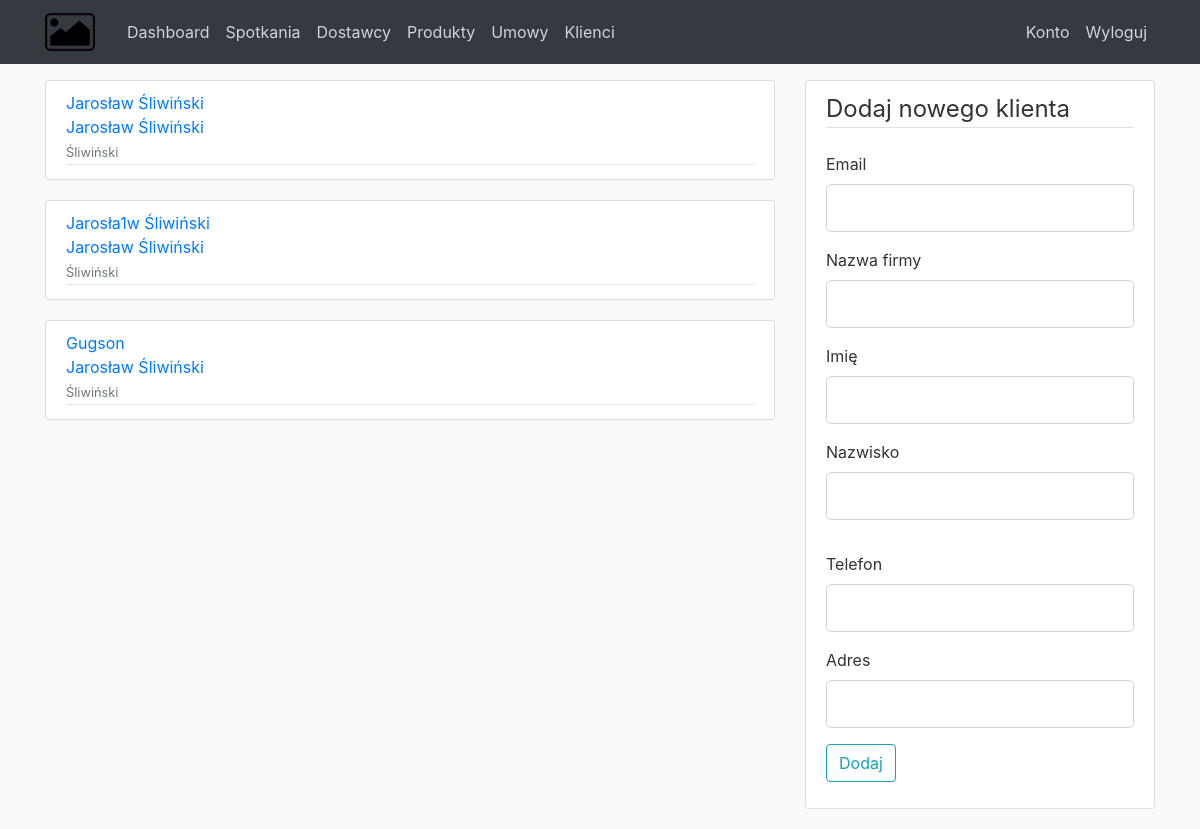
The page /customers on the database as committed earlier.
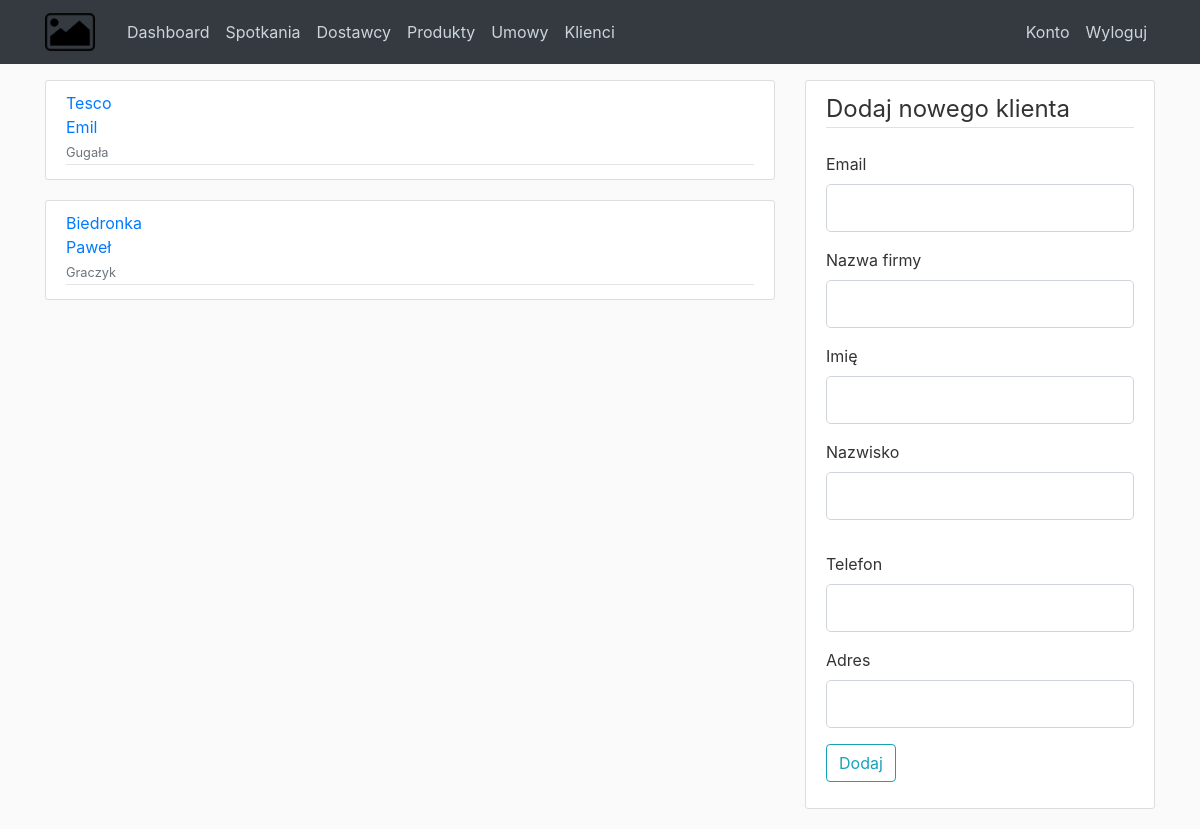
The same page on the database as committed later.
### CRM/models.py (models this page shows, shortened)
class Customer(db.Model):
    id = db.Column(db.Integer, primary_key=True)
    customer_name = db.Column(db.String(25), nullable=False)
    agent_name = db.Column(db.String(35), nullable=False)
    agent_last_name = db.Column(db.String(35), nullable=False)
    email = db.Column(db.String(140), nullable=False)
    phone = db.Column(db.String(140), nullable=False)
    address = db.Column(db.String(140), nullable=False)
    meetings = db.relationship('Meeting', backref='with_who', lazy=True)

### CRM/routes.py (the view, shortened to what this page needs)
@app.route("/customers", methods=['GET', 'POST'])
def customers():
    form = AddCustomerForm()
    customers = Customer.query.all()
    return render_template('customers.html', title='Dodaj użytkownika', form=form,customers=customers)

### CRM/forms.py (shortened to what this page needs)
class AddCustomerForm(FlaskForm):
    customer = StringField('Nazwa firmy', validators=[InputRequired("Podaj nazwę firmy")])
    name = StringField('Imię', validators=[InputRequired("Podaj imię")])
    last_name = StringField('Nazwisko', validators=[InputRequired("Podaj nazwisko")])
    email = StringField('Email', validators=[InputRequired("Podaj adres email"), Email("Podaj poprawny adres email")])
    phone = StringField('Telefon', validators=[InputRequired("Podaj numer telefonu")])
    address = StringField('Adres', validators=[InputRequired("Podaj adres")])
    submit = SubmitField('Dodaj')

### CRM/templates/customers.html
{% extends "base.html" %}
{% block content %}
{% for customer in customers %}
<article class="media content-section">
  <div class="media-body">
    <div class="article-metadata">
      <a class="mr-2" href="#">{{ customer.customer_name }}</a><br>
      <a class="mr-3" href="#">{{ customer.agent_name }}</a><br>
      <small class="text-muted">{{ customer.agent_last_name }}</small>
    </div>
  </div>
</article>
{% endfor %}
{% endblock content %}
{% block sidebar %}
{% include "partials/add_customer_sidebar.html" %}
{% endblock sidebar %}

### CRM/templates/base.html (shortened to what this page needs)
<!doctype html>
<html lang="en">
<head>
    <link rel="stylesheet" href="https://stackpath.bootstrapcdn.com/bootstrap/4.4.1/css/bootstrap.min.css"
>
    <link rel="stylesheet" type="text/css" href="{{ url_for('static', filename='main.css') }}">
</head>
<body>
    <header class="site-header">
        <nav class="navbar navbar-expand-md navbar-dark bg-dark fixed-top">
            <div class="container">
                <a class="navbar-brand mr-4"><img src="/static/img/logo_placeholder.png" width="50px"></a>
                <div class="collapse navbar-collapse" id="navbarToggle">
                    <div class="navbar-nav mr-auto">
                        <a class="nav-item nav-link" href="{{ url_for('dashboard') }}">Dashboard</a>
                        <a class="nav-item nav-link" href="{{ url_for('meetings')}}">Spotkania</a>
                        <a class="nav-item nav-link" href="/">Dostawcy</a>
                        <a class="nav-item nav-link" href="{{ url_for('products')}}">Produkty</a>
                        <a class="nav-item nav-link" href="{{ url_for('contracts')}}">Umowy</a>
                        <a class="nav-item nav-link" href="{{ url_for('customers') }}">Klienci</a>
                    </div>
                    <div class="navbar-nav">
                        <a class="nav-item nav-link" href="/account">Konto</a>
                        <a class="nav-item nav-link" href="/logout">Wyloguj</a>
                    </div>
                </div>
            </div>
        </nav>
    </header>
    <main role="main" class="container">
        <div class="row">
            <div class="col-md-8">
                {% block content %}{% endblock %}
            </div>
            <div class="col-md-4">
                <div class="content-section">
                    {% block sidebar %}{% endblock %}
                </div>
            </div>
        </div>
    </main>
</body>
</html>

### CRM/templates/partials/add_customer_sidebar.html (shortened to what this page needs)
<form method="POST" action="">
    <fieldset class="form-group">
        <legend class="border-bottom mb-4">Dodaj nowego klienta</legend>
        <div class="form-group">
            {{ form.email.label(class="form-control-label") }}
            {% if form.email.errors %}
            {{ form.email(class="form-control form-control-lg is-invalid") }}
            <div class="invalid-feedback">
                {% for error in form.email.errors %}
                <span>{{ error }}</span>
                {% endfor %}
            </div>
            {% else %}
            {{ form.email(class="form-control form-control-lg") }}
            {% endif %}
        </div>
        <div class="form-group">
            {{ form.customer.label(class="form-control-label") }}
            {% if form.customer.errors %}
            {{ form.customer(class="form-control form-control-lg is-invalid") }}
            <div class="invalid-feedback">
                {% for error in form.customer.errors %}
                <span>{{ error }}</span>
                {% endfor %}
            </div>
            {% else %}
            {{ form.customer(class="form-control form-control-lg") }}
            {% endif %}
        </div>
        <div class="form-group">
            {{ form.name.label(class="form-control-label") }}
            {% if form.name.errors %}
            {{ form.name(class="form-control form-control-lg is-invalid") }}
            <div class="invalid-feedback">
                {% for error in form.name.errors %}
                <span>{{ error }}</span>
                {% endfor %}
            </div>
            {% else %}
            {{ form.name(class="form-control form-control-lg") }}
            {% endif %}
        </div>
        <div class="form-group">
            {{ form.last_name.label(class="form-control-label") }}
            {% if form.last_name.errors %}
            {{ form.last_name(class="form-control form-control-lg is-invalid") }}
            <div class="invalid-feedback">
                {% for error in form.last_name.errors %}
                <span>{{ error }}</span>
                {% endfor %}
            </div>
            {% else %}
            {{ form.last_name(class="form-control form-control-lg") }}
            {% endif %}
        </div>
    </fieldset>
    <div class="form-group">
        {{ form.phone.label(class="form-control-label") }}
        {% if form.phone.errors %}
        {{ form.phone(class="form-control form-control-lg is-invalid") }}
        <div class="invalid-feedback">
            {% for error in form.phone.errors %}
            <span>{{ error }}</span>
            {% endfor %}
        </div>
        {% else %}
        {{ form.phone(class="form-control form-control-lg") }}
        {% endif %}
    </div>
    <div class="form-group">
        {{ form.address.label(class="form-control-label") }}
        {% if form.address.errors %}
        {{ form.address(class="form-control form-control-lg is-invalid") }}
        <div class="invalid-feedback">
            {% for error in form.address.errors %}
            <span>{{ error }}</span>
            {% endfor %}
        </div>
        {% else %}
        {{ form.address(class="form-control form-control-lg") }}
        {% endif %}
    </div>
    <div class="form-group">
        {{ form.submit(class="btn btn-outline-info") }}
    </div>
</form>

### CRM/static/main.css (style rules this page uses)
body { background: #fafafa; color: #333333; margin-top: 5rem; }
.site-header .navbar-nav .nav-link { color: #cbd5db; }
.content-section { background: #ffffff; padding: 10px 20px; border: 1px solid #dddddd; border-radius: 3px; margin-bottom: 20px; }
.article-metadata { padding-bottom: 1px; margin-bottom: 4px; border-bottom: 1px solid #e3e3e3 }

Rows that differ between the two databases and show on the page:
removed Customer: customer_name "Jarosław Śliwiński", agent_name "Jarosław Śliwiński", agent_last_name "Śliwiński"
removed Customer: customer_name "Jarosła1w Śliwiński", agent_name "Jarosław Śliwiński", agent_last_name "Śliwiński"
removed Customer: customer_name "Gugson", agent_name "Jarosław Śliwiński", agent_last_name "Śliwiński"
added Customer: customer_name "Tesco", agent_name "Emil", agent_last_name "Gugała"
added Customer: customer_name "Biedronka", agent_name "Paweł", agent_last_name "Graczyk"
